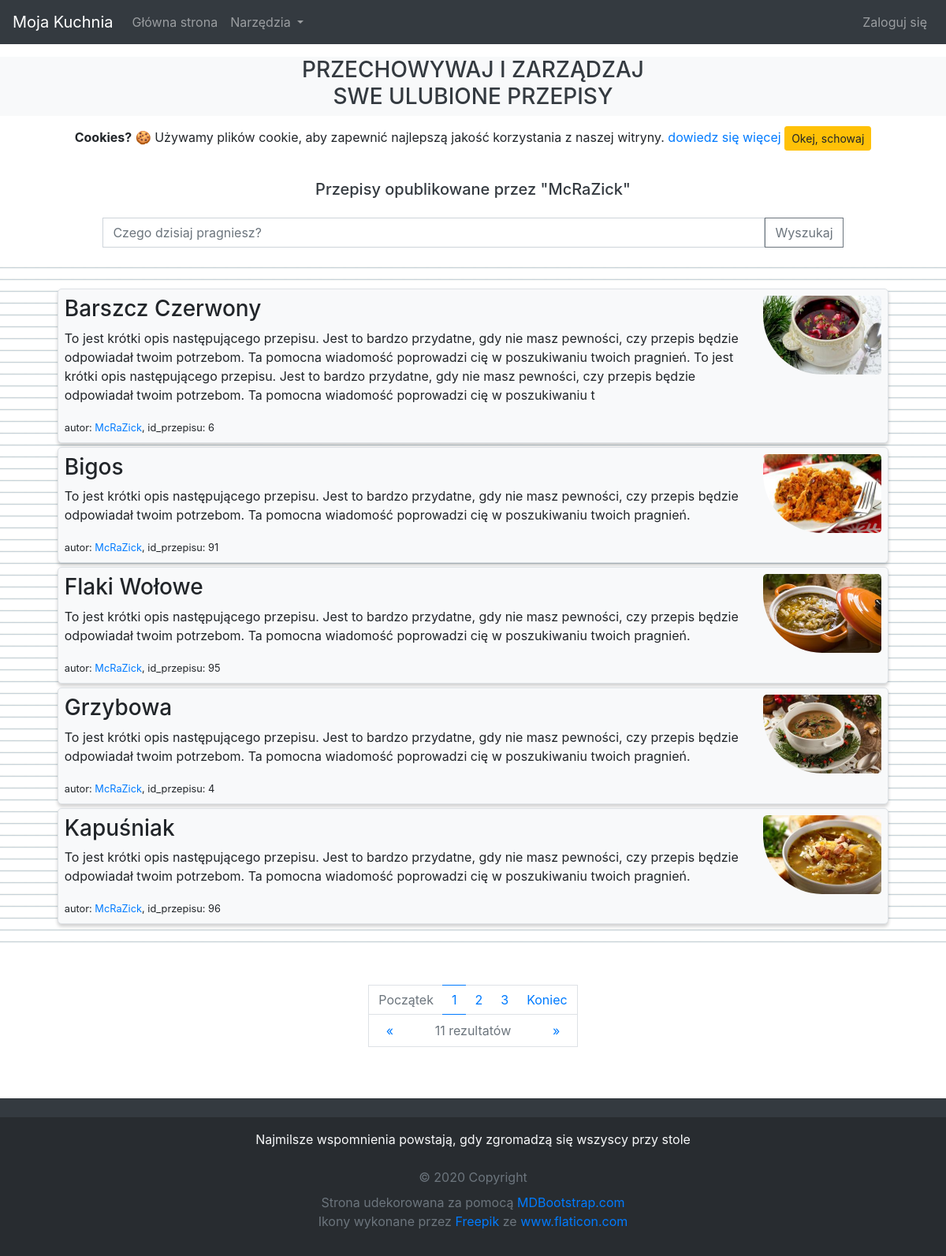
Before: /user/McRaZick/ with the older database file.
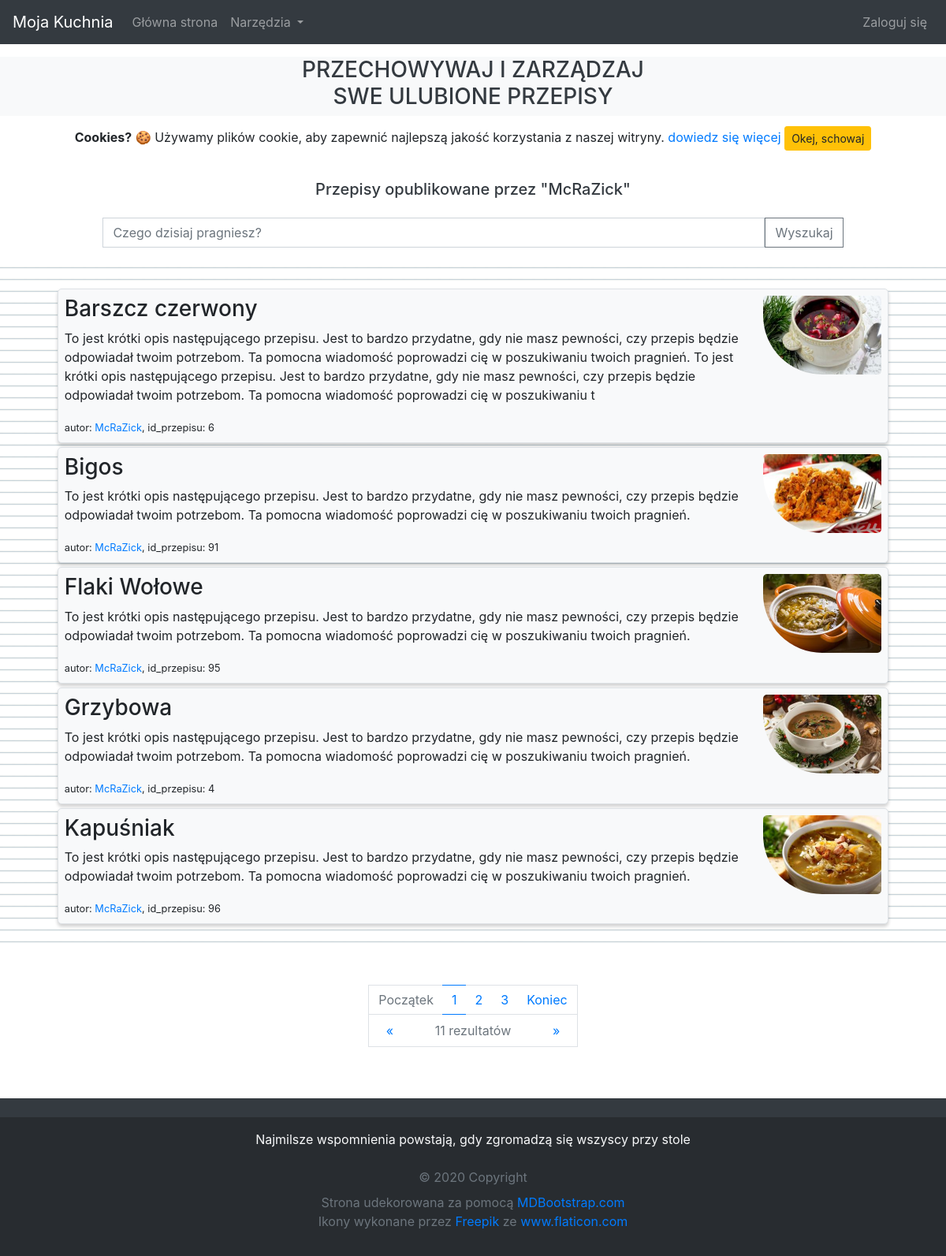
After: the same page with the newer database file.
### recipes/models.py (models this page shows, shortened)
class Recipe(models.Model):
	title 		= models.CharField(max_length=100, verbose_name= _('Tytuł przepisu'))
	author		= models.ForeignKey(User, on_delete=models.CASCADE, verbose_name= _('Autor'))
	image 		= models.ImageField(default='default_recipe.jpg', upload_to='recipe_pics', verbose_name= _('Wprowadź Obraz'))
	description = models.TextField(max_length=400, blank=True, verbose_name= _('Krutka deskrypcja przepisu'))
	method 		= models.TextField(max_length=10000, blank=True, verbose_name= _('Wprowadź instrukcję sukcesywnego wykonania produktu'))

### recipes/views.py (the view)
# urls.py: path('user/<str:username>/', UserRecipeListView.as_view(), name='user-recipes'),
class UserRecipeListView(ListView):
	model = Recipe
	template_name = 'recipes/user_recipes.html' # <app>/<model>_<viewtype>.html
	context_object_name = 'recipes'
	paginate_by = 5
	def get_queryset(self):
		user = get_object_or_404(User, username=self.kwargs.get('username'))
		query = self.request.GET.get('recipe')
		if query:
			object_list = self.model.objects.filter(author=user, title__icontains=query).order_by(F('title').asc(nulls_last=True))
		else:
			object_list = self.model.objects.filter(author=user).order_by(F('title').asc(nulls_last=True))
		return object_list

### recipes/templates/recipes/user_recipes.html
{% extends "recipes/base.html" %}
{% load recipes_extras %}
{% block content %}
  {% load static %}
  <h5 class="mb-4 ml-1 mr-1 mt-4 text-center text-dark h4-mobile">Przepisy opublikowane przez "{{ view.kwargs.username }}"</h5>
  <form method="GET" action="{% url 'user-recipes' view.kwargs.username %}" class="form-inline my-4 d-flex justify-content-center">
	<input class="form-control" type="search" name="recipe" value='{{ request.GET.title }}' placeholder="Czego dzisiaj pragniesz?" aria-label="Search" style="border-radius:0; width:70%">
	<button class="btn btn-outline-secondary" type="submit" style="border-radius: 0">Wyszukaj</button>
  </form>
  <div id="recipes" class="mt-4 mb-5 pt-4 pb-4" style="background-image: url('{% static 'recipes/img/background_notepad.png' %}'); background-size: 15px 15px">
	<center class="container recipe-container">
	  {% if recipes %}
		{% for recipe in recipes %}
		  <div class="border m-1 btn-light p-2 recipe-container" onclick="$(this).fadeOut(500); setTimeout(function(){window.location='{% url 'recipe-detail' recipe.id %}'}, 500)" style="overflow: auto; border-radius: 5px">
		    <article>
			  <img class="float-right" width="150px" height="100px" style="border-radius: 5px 5px 5px 75px" src="{{ recipe.image.url }}">
			  <h3>{{ recipe.title }}</h3>
			  <p>{{ recipe.description }}</p>
			  <small>
			    autor: <a href="{% url 'user-recipes' recipe.author.username %}">{{ recipe.author }}</a>,
			    id_przepisu: {{ recipe.id }}
			  </small>
		    </article>
	  	  </div>
		{% endfor %}
	  {% else %}
		<div class="d-flex justify-content-center text-dark p-5 text-center" style="background-color: #f8f9fa">
  	      <h2>Zero rezultatów</h2>
  	    </div>
	  {% endif %}
	</center>
  </div>
  {% if is_paginated %}
	<center class="pagination justify-content-center">
	  <nav id="home-pagination" aria-label="Page navigation example">
	    <div>
	  	  <ul class="pagination pagination-circle pg-blue mb-0">
	        <li class="page-item {% if not page_obj.has_previous %}disabled{% endif %}">
	          <a class="page-link" style="border-right: 0" aria-label="First" href="{% if page_obj.has_previous %}?page=1{% else %}#{% endif %}">
	            Początek
	          </a>
	        </li>
	        {% for num in page_obj.paginator.page_range %}
	          {% if page_obj.number == num %}
	            <li class="page-item active">
	          	  <a class="page-link page-link-active-fancy" href="?page={{ num }}">
	          	    {{ num }}
	          	  </a>
	            </li>
	          {% elif num > page_obj.number|add:'-3' and num < page_obj.number|add:'3' %}
	            <li class="page-item">
	          	  <a class="page-link page-link-fancy" href="?page={{ num }}">
	          	    {{ num }}
	          	  </a>
	            </li>
	          {% endif %}
	        {% endfor %}
	        <li class="page-item {% if not page_obj.has_next %}disabled{% endif %}">
	          <a class="page-link" style="border-left: 0" aria-label="Last" href="{% if page_obj.has_next %}?page={{ page_obj.paginator.num_pages }}{% else %}#{% endif %}">
	      	    Koniec
	          </a>
	        </li>
	      </ul>
	    </div>
	    <div name="page-flip">
	      <a style="border-right: 0" class="{% if not page_obj.has_previous %}disabled{% endif %}" aria-label="Previous" href="{% if page_obj.has_previous %}?page={{ page_obj.previous_page_number }}{% else %}#{% endif %}">
	        <span aria-hidden="true">&laquo;</span>
	      </a>
	      <a style="width: 60%; border-left: 0; border-right: 0; color: #6c757d; cursor: default">
	        <span id="search-result-counter">{{ page_obj.paginator.count }}</span>
			rezultatów
	      </a>
	      <a style="border-left: 0" class="{% if not page_obj.has_next %}disabled{% endif %}" aria-label="Next" href="{% if page_obj.has_next %}?page={{ page_obj.next_page_number }}{% else %}#{% endif %}">
	        <span aria-hidden="true">&raquo;</span>
	      </a>
	    </div>
	  </nav>
	</center>
  {% endif %}
{% endblock content %}

Changed rows visible on the page:
changed Recipe id 6: title "Barszcz Czerwony" → "Barszcz czerwony"
